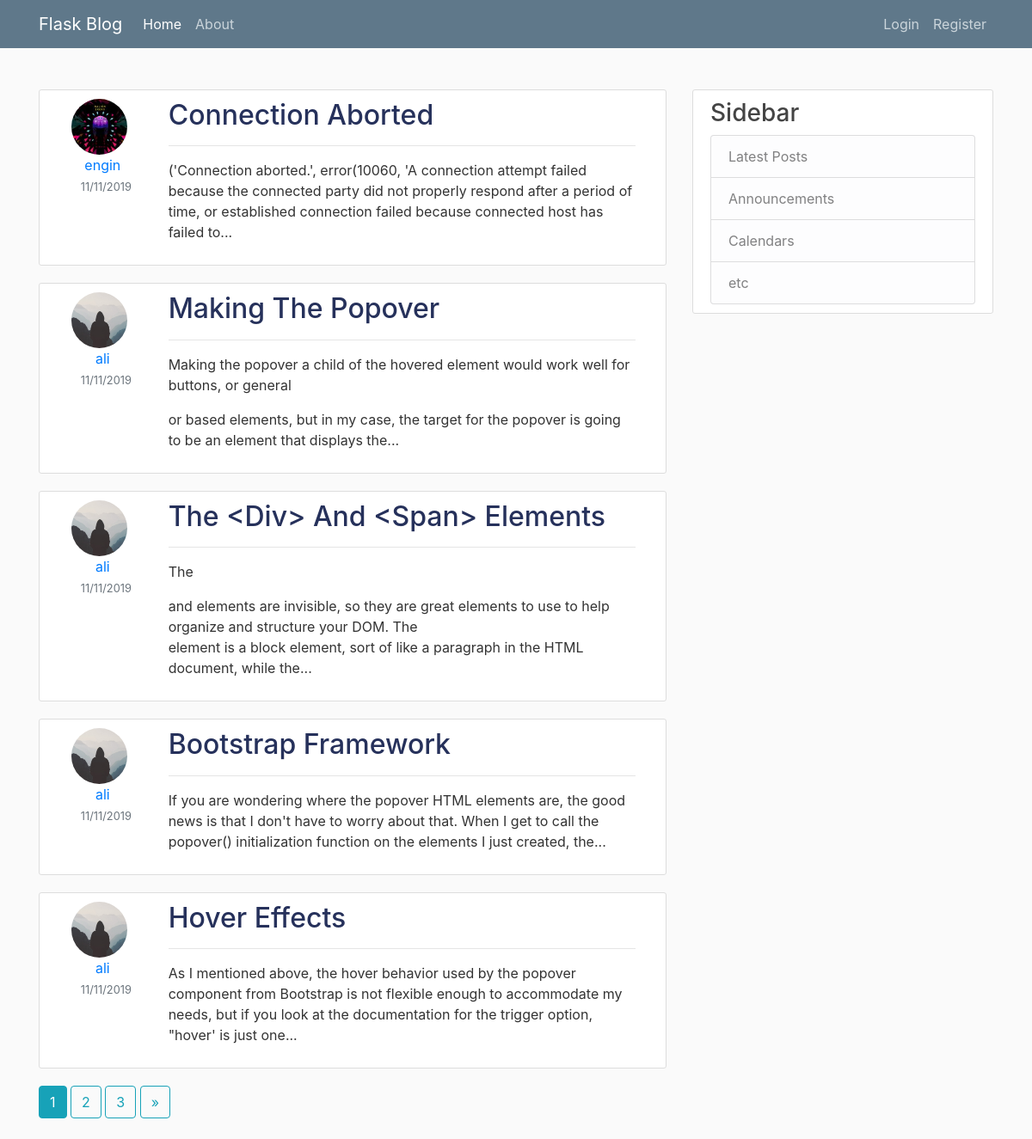
The page /home on the database its author committed.
### flaskblog/models.py (models this page shows, shortened)
class Post(db.Model):
    id = db.Column(db.Integer, primary_key=True)
    title = db.Column(db.String(100), nullable=False)
    date_posted = db.Column(db.DateTime, nullable=False, default=datetime.utcnow)
    content = db.Column(db.Text, nullable=False)
    user_id = db.Column(db.Integer, db.ForeignKey('user.id'), nullable=False)

class User(UserMixin, db.Model):
    id = db.Column(db.Integer, primary_key=True)
    username = db.Column(db.String(20), unique=True, nullable=False)
    email = db.Column(db.String(120), unique=True, nullable=False)
    image_file = db.Column(db.String(20), nullable=False, default='default.jpg')
    password = db.Column(db.String(60), nullable=False)
    posts = db.relationship('Post', backref='author', lazy=True)

### flaskblog/main/routes.py (the view)
@main.route('/')
@main.route('/home')
def home():
    page = request.args.get('page', 1, type=int)
    posts = Post.query.order_by(Post.date_posted.desc()).paginate(page=page, per_page=5)
    return render_template('home.html', posts=posts)

### flaskblog/templates/home.html (shortened to what this page needs)
{% extends 'base.html' %}
{% block content %}
    {% if posts %}
        {% for post in posts.items %}
            <article class="media content-section">
                <div class="media-body d-flex justify-content-center">
                    <div class="col-md-2 text-center">
                        <img class="rounded-circle article-img"
                             src="{{ url_for('static', filename = 'profile_pics/' + post.author.image_file) }}"
                             alt="Profile Picture">
                        <a class="mr-2"
                           href="{{ url_for('users.user_posts', username=post.author.username) }}">{{ post.author.username }}</a>
                        <small class="text-muted">{{ post.date_posted.strftime('%d/%m/%Y') }}</small>
                    </div>
                    <div class="col-md-10">
                        <h2><a class="article-title"
                               href="{{ url_for('posts.post', post_id=post.id) }}">{{ post.title|title }}</a></h2>
                        <hr>
                        <p class="article-content">{{ post.content|safe|truncate(220) }}</p>
                    </div>
                </div>
            </article>
        {% endfor %}
    {% else %}
        <p class="lead">No post found!</p>
    {% endif %}
    {% for page_num in posts.iter_pages(left_edge=1, right_edge=1, left_current=1, right_current=2) %}
        {% if page_num %}
            {% if posts.page == page_num %}
                <a class="btn btn-info mb-4" href="{{ url_for('main.home', page=page_num ) }}">{{ page_num }}</a>
            {% else %}
                <a class="btn btn-outline-info mb-4" href="{{ url_for('main.home', page=page_num ) }}">{{ page_num }}</a>
            {% endif %}
        {% else %}
            ...
        {% endif %}
    {% endfor %}
    {% if posts.has_next %}
        <a class="btn btn-outline-info mb-4" href="{{ url_for('main.home', page=posts.next_num) }}" aria-label="Next">
            <span aria-hidden="true">&raquo;</span>
        </a>
    {% endif %}
{% endblock content %}

### flaskblog/templates/base.html (shortened to what this page needs)
<!doctype html>
<html lang="en">
<head>
    <link rel="stylesheet" href="https://stackpath.bootstrapcdn.com/bootstrap/4.3.1/css/bootstrap.min.css"
>
    <link rel="stylesheet" type="text/css" href="{{ url_for('static', filename='main.css') }}">
</head>
<body>
<header class="site-header">
    <nav class="navbar navbar-expand-lg navbar-dark bg-steel">
        <div class="container">
            <a class="navbar-brand" href="{{ url_for('main.home') }}">Flask Blog</a>
            <div class="collapse navbar-collapse" id="navbarSupportedContent">
                <ul class="navbar-nav mr-auto">
                    <li class="nav-item active">
                        <a class="nav-link" href="{{ url_for('main.home') }}">Home</a>
                    </li>
                    <li class="nav-item">
                        <a class="nav-link" href="{{ url_for('main.about') }}">About</a>
                    </li>
                </ul>
                <ul class="navbar-nav">
                    {% if current_user.is_authenticated %}
                        <li class="nav-item">
                            <a href="{{ url_for('posts.new_post') }}" class="nav-link">New Post</a>
                        </li>
                        <li class="nav-item">
                            <a href="{{ url_for('users.account') }}" class="nav-link">Account</a>
                        </li>
                        <li class="nav-item">
                            <a href="{{ url_for('users.logout') }}" class="nav-link">Logout</a>
                        </li>
                    {% else %}
                        <li class="nav-item">
                            <a href="{{ url_for('users.login') }}" class="nav-link">Login</a>
                        </li>
                        <li class="nav-item">
                            <a href="{{ url_for('users.register') }}" class="nav-link">Register</a>
                        </li>
                    {% endif %}
                </ul>
            </div>
        </div>
    </nav>
</header>
<main role="main" class="container mt-5">
    <div class="row">
        <div class="col-md-8">
            {% block content %}{% endblock %}
        </div>
        <div class="col-md-4">
            <div class="content-section">
                <h3>Sidebar</h3>
                <ul class="list-group">
                    <li class="list-group-item list-group-item-light">Latest Posts</li>
                    <li class="list-group-item list-group-item-light">Announcements</li>
                    <li class="list-group-item list-group-item-light">Calendars</li>
                    <li class="list-group-item list-group-item-light">etc</li>
                </ul>
            </div>
        </div>
    </div>
</main>
</body>
</html>

### flaskblog/static/main.css (style rules this page uses)
body { background: #fafafa; color: #333333; }
h1, h2, h3, h4, h5, h6 { color: #444444; }
.bg-steel { background-color: #5f788a; }
.site-header .navbar-nav .nav-link { color: #cbd5db; }
.content-section { background: #ffffff; padding: 10px 20px; border: 1px solid #dddddd; border-radius: 3px; margin-bottom: 20px; }
.article-title { color: #26315b; }
.article-content { white-space: pre-line; }
.article-img { height: 65px; width: 65px; margin-right: 16px; }

### rows shown on the page
Post: image_file (picture), author.username "engin", date_posted "11/11/2019", title "Connection Aborted", content "('Connection aborted.', error(10060, 'A connection attempt failed because the connected party did not properly respond after a period of time, or established connection failed because connected host has failed to..."
Post: image_file (placeholder picture), author.username "ali", date_posted "11/11/2019", title "Making The Popover", content "Making the popover a child of the hovered element would work well for buttons, or general or based elements, but in my case, the target for the popover is going to be an element that displays the..."
Post: image_file (placeholder picture), author.username "ali", date_posted "11/11/2019", title "The <Div> And <Span> Elements", content "The and elements are invisible, so they are great elements to use to help organize and structure your DOM. The element is a block element, sort of like a paragraph in the HTML document, while the..."
Post: image_file (placeholder picture), author.username "ali", date_posted "11/11/2019", title "Bootstrap Framework", content "If you are wondering where the popover HTML elements are, the good news is that I don't have to worry about that. When I get to call the popover() initialization function on the elements I just created, the..."
Post: image_file (placeholder picture), author.username "ali", date_posted "11/11/2019", title "Hover Effects", content "As I mentioned above, the hover behavior used by the popover component from Bootstrap is not flexible enough to accommodate my needs, but if you look at the documentation for the trigger option, \"hover' is just one..."

### other values the page prints
{{ page_num }} "1"
{{ page_num }} "2" "3"
